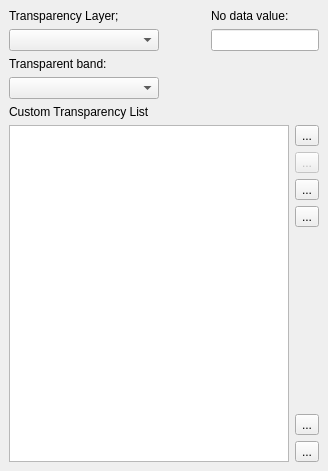
     <widget class="QWidget" name="tabPageTransparency" >
      <attribute name="title" >
       <string>Transparent Pixels</string>
      </attribute>
      <layout class="QGridLayout" >
       <property name="leftMargin" >
        <number>9</number>
       </property>
       <property name="topMargin" >
        <number>9</number>
       </property>
       <property name="rightMargin" >
        <number>9</number>
       </property>
       <property name="bottomMargin" >
        <number>9</number>
       </property>
       <property name="horizontalSpacing" >
        <number>6</number>
       </property>
       <property name="verticalSpacing" >
        <number>6</number>
       </property>
       <item row="1" column="1" >
        <spacer>
         <property name="orientation" >
          <enum>Qt::Horizontal</enum>
         </property>
         <property name="sizeHint" >
          <size>
           <width>40</width>
           <height>20</height>
          </size>
         </property>
        </spacer>
       </item>
       <item row="3" column="0" >
        <widget class="QComboBox" name="cboxTransparencyBand" >
         <property name="sizePolicy" >
          <sizepolicy vsizetype="Fixed" hsizetype="Expanding" >
           <horstretch>0</horstretch>
           <verstretch>0</verstretch>
          </sizepolicy>
         </property>
         <property name="minimumSize" >
          <size>
           <width>150</width>
           <height>0</height>
          </size>
         </property>
        </widget>
       </item>
       <item row="2" column="0" >
        <widget class="QLabel" name="lblTransarent" >
         <property name="text" >
          <string>Transparent band:</string>
         </property>
        </widget>
       </item>
       <item row="1" column="0" >
        <widget class="QComboBox" name="cboxTransparencyLayer" />
       </item>
       <item row="4" column="0" colspan="3" >
        <widget class="QLabel" name="label_2" >
         <property name="text" >
          <string>Custom Transparency List</string>
         </property>
        </widget>
       </item>
       <item row="0" column="0" >
        <widget class="QLabel" name="label_3" >
         <property name="text" >
          <string>Transparency Layer;</string>
         </property>
        </widget>
       </item>
       <item row="1" column="2" colspan="2" >
        <widget class="QLineEdit" name="leNoDataValue" />
       </item>
       <item row="5" column="0" colspan="3" >
        <widget class="QTableWidget" name="tableTransparency" >
         <property name="verticalScrollBarPolicy" >
          <enum>Qt::ScrollBarAsNeeded</enum>
         </property>
         <property name="alternatingRowColors" >
          <bool>true</bool>
         </property>
         <property name="selectionMode" >
          <enum>QAbstractItemView::SingleSelection</enum>
         </property>
         <property name="selectionBehavior" >
          <enum>QAbstractItemView::SelectRows</enum>
         </property>
         <property name="showGrid" >
          <bool>false</bool>
         </property>
         <property name="rowCount" >
          <number>0</number>
         </property>
         <property name="columnCount" >
          <number>0</number>
         </property>
        </widget>
       </item>
       <item row="5" column="3" >
        <layout class="QVBoxLayout" >
         <property name="spacing" >
          <number>6</number>
         </property>
         <property name="leftMargin" >
          <number>0</number>
         </property>
         <property name="topMargin" >
          <number>0</number>
         </property>
         <property name="rightMargin" >
          <number>0</number>
         </property>
         <property name="bottomMargin" >
          <number>0</number>
         </property>
         <item>
          <widget class="QToolButton" name="pbnAddValuesManually" >
           <property name="toolTip" >
            <string>Add Values Manually</string>
           </property>
           <property name="text" >
            <string>...</string>
           </property>
           <property name="icon" >
            <iconset>../../images/themes/default/mActionNewAttribute.png</iconset>
           </property>
          </widget>
         </item>
         <item>
          <widget class="QToolButton" name="pbnAddValuesFromDisplay" >
           <property name="enabled" >
            <bool>false</bool>
           </property>
           <property name="toolTip" >
            <string>Add Values From Display</string>
           </property>
           <property name="text" >
            <string>...</string>
           </property>
           <property name="icon" >
            <iconset>../../images/themes/default/mActionContextHelp.png</iconset>
           </property>
          </widget>
         </item>
         <item>
          <widget class="QToolButton" name="pbnRemoveSelectedRow" >
           <property name="toolTip" >
            <string>Remove Selected Row</string>
           </property>
           <property name="text" >
            <string>...</string>
           </property>
           <property name="icon" >
            <iconset>../../images/themes/default/mActionDeleteAttribute.png</iconset>
           </property>
          </widget>
         </item>
         <item>
          <widget class="QToolButton" name="pbnDefaultValues" >
           <property name="toolTip" >
            <string>Default Values</string>
           </property>
           <property name="text" >
            <string>...</string>
           </property>
           <property name="icon" >
            <iconset>../../images/themes/default/mActionCopySelected.png</iconset>
           </property>
          </widget>
         </item>
         <item>
          <spacer>
           <property name="orientation" >
            <enum>Qt::Vertical</enum>
           </property>
           <property name="sizeHint" >
            <size>
             <width>20</width>
             <height>181</height>
            </size>
           </property>
          </spacer>
         </item>
         <item>
          <widget class="QToolButton" name="pbnImportTransparentPixelValues" >
           <property name="toolTip" >
            <string>Import From File</string>
           </property>
           <property name="text" >
            <string>...</string>
           </property>
           <property name="icon" >
            <iconset>../../images/themes/default/mActionFolder.png</iconset>
           </property>
          </widget>
         </item>
         <item>
          <widget class="QToolButton" name="pbnExportTransparentPixelValues" >
           <property name="toolTip" >
            <string>Export To File</string>
           </property>
           <property name="text" >
            <string>...</string>
           </property>
           <property name="icon" >
            <iconset>../../images/themes/default/mActionFileSave.png</iconset>
           </property>
          </widget>
         </item>
        </layout>
       </item>
       <item row="0" column="2" >
        <widget class="QLabel" name="textLabel2_4_3" >
         <property name="text" >
          <string>No data value:</string>
         </property>
         <property name="buddy" >
          <cstring>sliderTransparency</cstring>
         </property>
        </widget>
       </item>
      </layout>
     </widget>
